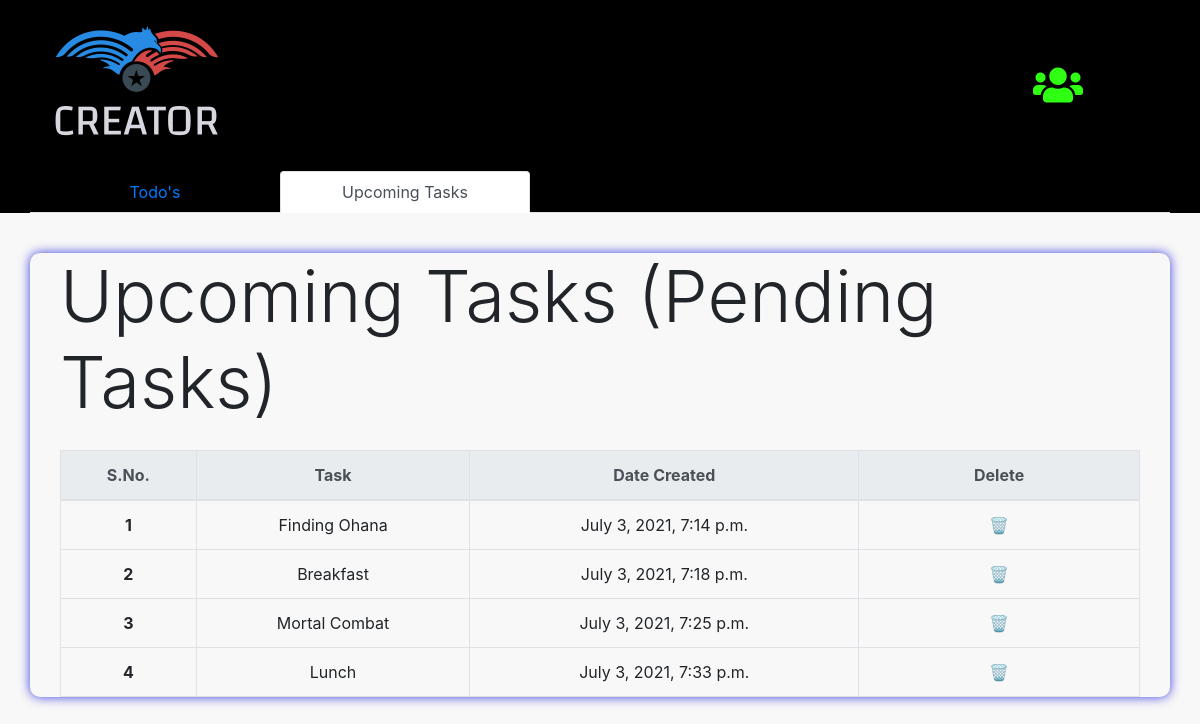
Page /upcoming/ (signed in) on the committed database.
### home/models.py (models this page shows, shortened)
class Todo(models.Model):
    title = models.CharField(max_length = 1000)
    status = models.CharField(max_length = 10, choices = status_choices)
    user = models.ForeignKey(User, on_delete = models.CASCADE)
    date_created = models.DateTimeField(auto_now_add = True)

### home/views.py (the view)
# urls.py: path('upcoming/', Upcoming, name = 'upcoming')
def Upcoming(request):
    if request.user.is_authenticated:
            user = request.user
            todos = Todo.objects.filter(user = user)
            data = {
                'todos': todos
            }
            return render(request, "upcoming.html", data)

### home/templates/upcoming.html (shortened to what this page needs)
{% extends 'base.html' %}
{% load crispy_forms_tags %}
{% block content %}
    {% if user.is_authenticated %}
    <div class = "container-fluid" style = "background-color: #000;">
        <div id = 'tabs' class = "container-fluid text-center" style = "max-width: 1280px;">
          <ul class="nav nav-tabs">
            <li class="nav-item" style = "width: 250px;">
              <a class="nav-link" href="/">Todo's</a>
            </li>
            <li class="nav-item" style = "width: 250px;">
              <a class="nav-link active" aria-current="page" href="{% url 'upcoming' %}">Upcoming  Tasks</a>
            </li>
          </ul>
        </div>
    </div>
    <div id = "task" class = "container" style = "margin-top: 40px;">
        <div class = "container">
            <h1 class = "display-3"> Upcoming Tasks (Pending Tasks)</h1>
        </div>
        <div class = "container mt-4 mb-5">
            {% if todos|length == 0 %}
                <div class = "container text-center p-5">
                    <br>
                    <br>
                    <br>
                    <br>
                    <h1 class = "alert alert-primary"> No Tasks!!!... </h1>
                </div>
            {% else %}
            <div class = "container mb-5 p-0">
                <table class="table table-bordered">
                    <thead class="thead-light">
                    <tr>
                        <th class = "text-center" scope="col">S.No.</th>
                        <th class = "text-center" scope="col">Task</th>
                        <th class = "text-center" scope="col">Date Created</th>
                        <th class = "text-center" scope="col">Delete</th>
                    </tr>
                    </thead>
                    <tbody>
                        {% for todo in todos %}
                            {% if todo.status == 'pending' %}
                            <tr>
                                <th class = "text-center" scope="row">{{forloop.counter}}</th>
                                <td class = "text-center">{{todo.title}}</td>
                                <td class = "text-center">{{todo.date_created}}</td>
                                <td class = "text-center"><a class = "m-5" href = 'delete_task/{{todo.id}}'> 🗑 </a></td>
                            </tr>
                            {% endif %}
                        {% endfor %}
                    </tbody>
                </table>
            </div>
            {% endif %}
        </div>
    </div>
    {% else %}
    <div class = "container text-center">
        <h1 class = "display-3"> Hello User!!!... <br> Authenticate yourself first </h1>
    </div>
    {% endif %}
{% endblock %}

### home/templates/base.html (style rules this page uses)
body { background-color: #F8F8F8 !important; }
#task { box-shadow: 0 0 11px rgba(17, 20, 212, 0.822); border-radius: 10px; }
#tabs ul li a { text-decoration: none; }

### rows in the picture
Todo: title "Finding Ohana", date_created "July 3, 2021, 7:14 p.m."
Todo: title "Breakfast", date_created "July 3, 2021, 7:18 p.m."
Todo: title "Mortal Combat", date_created "July 3, 2021, 7:25 p.m."
Todo: title "Lunch", date_created "July 3, 2021, 7:33 p.m."
